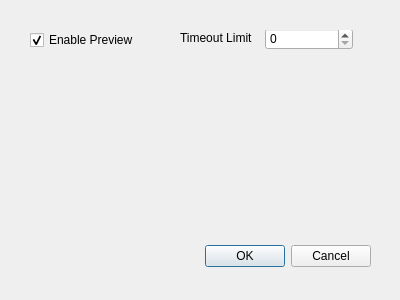
<?xml version="1.0" encoding="UTF-8"?>
<ui version="4.0">
 <class>SettingWindow</class>
 <widget class="QDialog" name="SettingWindow">
  <property name="geometry">
   <rect>
    <x>0</x>
    <y>0</y>
    <width>400</width>
    <height>300</height>
   </rect>
  </property>
  <property name="windowTitle">
   <string>Settings</string>
  </property>
  <widget class="QDialogButtonBox" name="buttonBox">
   <property name="geometry">
    <rect>
     <x>30</x>
     <y>240</y>
     <width>341</width>
     <height>32</height>
    </rect>
   </property>
   <property name="orientation">
    <enum>Qt::Orientation::Horizontal</enum>
   </property>
   <property name="standardButtons">
    <set>QDialogButtonBox::StandardButton::Cancel|QDialogButtonBox::StandardButton::Ok</set>
   </property>
  </widget>
  <widget class="QCheckBox" name="enablePreview">
   <property name="geometry">
    <rect>
     <x>30</x>
     <y>30</y>
     <width>111</width>
     <height>20</height>
    </rect>
   </property>
   <property name="text">
    <string>Enable Preview</string>
   </property>
   <property name="checked">
    <bool>true</bool>
   </property>
  </widget>
  <widget class="QWidget" name="previewWidget" native="true">
   <property name="enabled">
    <bool>true</bool>
   </property>
   <property name="geometry">
    <rect>
     <x>180</x>
     <y>30</y>
     <width>200</width>
     <height>20</height>
    </rect>
   </property>
   <widget class="QLabel" name="timerLabel">
    <property name="geometry">
     <rect>
      <x>0</x>
      <y>0</y>
      <width>200</width>
      <height>16</height>
     </rect>
    </property>
    <property name="text">
     <string>Timeout Limit                            S</string>
    </property>
   </widget>
   <widget class="QSpinBox" name="previewTimer">
    <property name="geometry">
     <rect>
      <x>85</x>
      <y>-2</y>
      <width>88</width>
      <height>22</height>
     </rect>
    </property>
   </widget>
  </widget>
 </widget>
 <resources/>
 <connections>
  <connection>
   <sender>buttonBox</sender>
   <signal>accepted()</signal>
   <receiver>SettingWindow</receiver>
   <slot>accept()</slot>
   <hints>
    <hint type="sourcelabel">
     <x>248</x>
     <y>254</y>
    </hint>
    <hint type="destinationlabel">
     <x>157</x>
     <y>274</y>
    </hint>
   </hints>
  </connection>
  <connection>
   <sender>buttonBox</sender>
   <signal>rejected()</signal>
   <receiver>SettingWindow</receiver>
   <slot>reject()</slot>
   <hints>
    <hint type="sourcelabel">
     <x>316</x>
     <y>260</y>
    </hint>
    <hint type="destinationlabel">
     <x>286</x>
     <y>274</y>
    </hint>
   </hints>
  </connection>
 </connections>
</ui>
